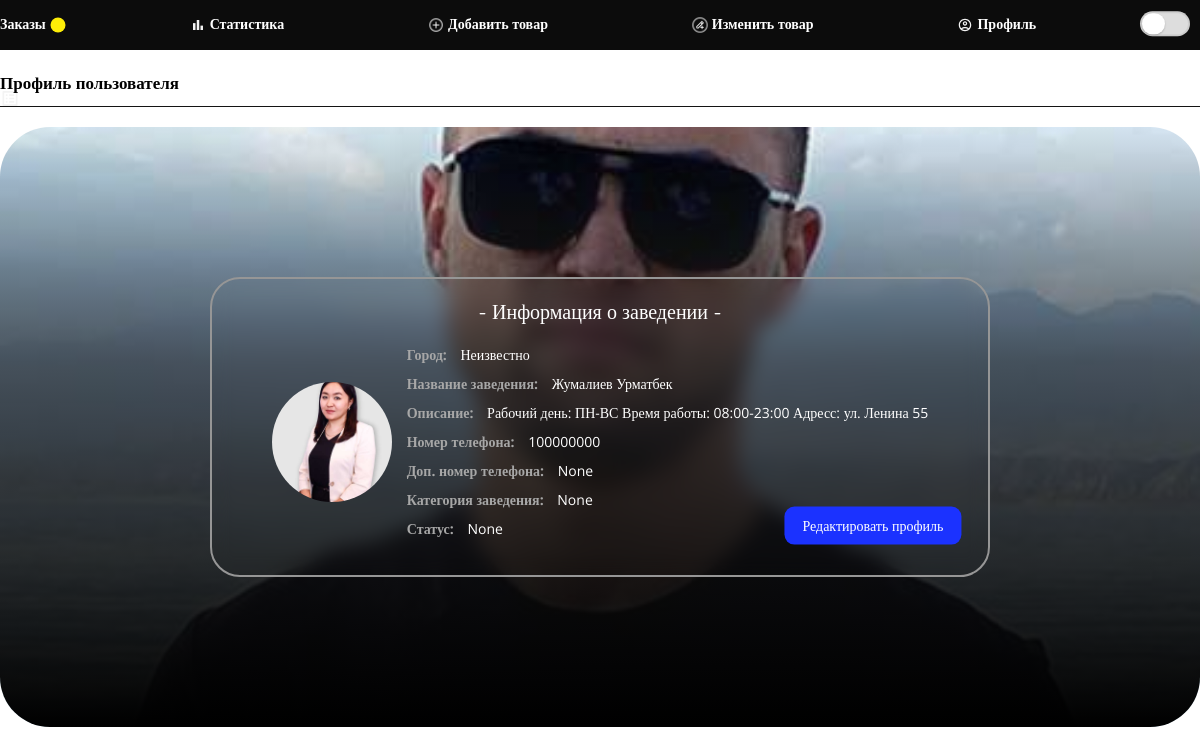
Before: /profile/ (signed in) with the older database file.
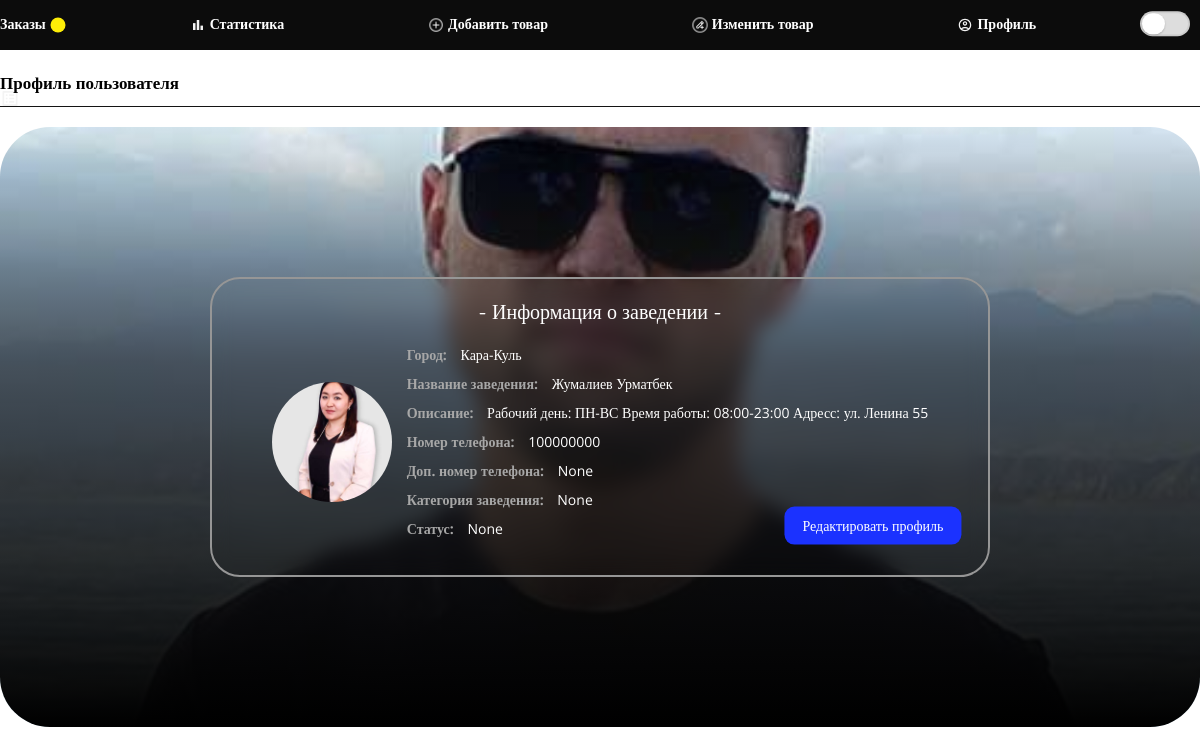
After: the same page with the newer database file.
### account/models.py (models this page shows, shortened)
class CustomUser(AbstractUser):
    city = models.CharField(
        max_length=50,
        choices=CITY,
        default="Неизвестно"
    )
    USER_TYPES = [
        ('ordinary_user', 'Обычный пользователь'),
        ('food_user', 'Пользователь еда'),
        ('shop_user', 'Пользователь магазин'),
        ('taxi_user', 'Водитель такси'),
        ('courier_user', 'Водитель курьер'),
        ('taxi_company_user', 'Владелец таксопарк'),
    ]
    user_type = models.CharField(max_length=20, choices=USER_TYPES, default='ordinary_user')
    user_name = models.CharField(max_length=25, blank=True, null=True)
    user_description = models.CharField(max_length=500, default=description_txt, blank=True, null=True)
    user_phone_number = models.DecimalField(max_digits=9, decimal_places=0, blank=True, null=True)
    user_phone_number2 = models.DecimalField(max_digits=9, decimal_places=0, blank=True, null=True)
    user_mbank_qr = models.ImageField(upload_to=user_mbank_qr_path, blank=True, null=True)
    user_rsk_qr = models.ImageField(upload_to=user_rsk_qr_path, blank=True, null=True)
    user_mbank_link = models.CharField(max_length=500, blank=True, null=True)
    user_obank_link = models.CharField(max_length=500, blank=True, null=True)
    user_rsk_link = models.CharField(max_length=500, blank=True, null=True)
    user_abank_link = models.CharField(max_length=500, blank=True, null=True)
    user_raiting = models.DecimalField(max_digits=3, decimal_places=1, blank=True, null=True)
    balance = models.DecimalField(max_digits=15, decimal_places=2, blank=True, null=True)
    CATEGORY_OF_EDUCATION = [
        ('', ''),
        ('Food', 'Еда'),
        ('Vegetables', 'Овощи'),
        ('Shop', 'Магазин'),
    ]
    category_of_education = models.CharField(max_length=20, choices=CATEGORY_OF_EDUCATION, default='', blank=True, null=True)
    SUB_CATEGORY_OF_EDUCATION = [
        ('', ''),
        ('Grocery', 'Продуктовый'),
        ('Vegetables', 'Электроника'),
        ('Clothes', 'Одежды'),
        ('Office', 'Канцелярия'),
    ]
    sub_category_of_education = models.CharField(max_length=20, choices=SUB_CATEGORY_OF_EDUCATION, blank=True, null=True, default='')
    USER_STATUS = [
        ('', ''),
        ('Online', 'Онлайн'),
        ('Offline', 'Оффлайн'),
    ]
    user_status = models.CharField(max_length=20, choices=USER_STATUS, default='', blank=True, null=True)
    user_logo = models.ImageField(upload_to=user_logo_path, blank=True, null=True)
    user_logo_mini = models.ImageField(upload_to=user_logo_mini_path, blank=True, null=True)
    USER_BLOCKED = [
        ('', ''),
        ('Yes', 'Да'),
        ('No', 'Нет'),
    ]
    user_blocked = models.CharField(max_length=20, choices=USER_BLOCKED, default='No')
    groups = models.ManyToManyField(
        Group,
        verbose_name='groups',
        blank=True,
        related_name='custom_user_set',  # Пример названия, которое можно выбрать
        related_query_name='user',
    )
    user_permissions = models.ManyToManyField(
        Permission,
        verbose_name='user permissions',
        blank=True,
        related_name='custom_user_set',  # Пример названия, которое можно выбрать
        related_query_name='user',
    )

### profile_info/views.py (the view)
# urls.py: path('profile/', profile_view, name='profile'),
@login_required  # Убедимся, что страница доступна только для авторизованных пользователей
def profile_view(request):
    user = request.user  # Получаем текущего авторизованного пользователя
    return render(request, 'profile/profile.html', {'user': user})

### templates/profile/profile.html (shortened to what this page needs)
{% extends 'basis/basis_admin.html' %}
{% block link %}
    <link rel="stylesheet" href="/static/css/profile.css">
{% endblock %}
{% block main %}
<main>
    <h1 class="title">Профиль пользователя</h1>
    <div class="profile-container">
        <div class="profile-background">
            <img class="profile-background-img" src="{{ user.user_logo.url }}" alt="User Logo"">
            <div class="profile-background-gradient"></div>
            <div class="profile-info">
                <h2>- Информация о заведении -</h2>
                <div class="profile-logo">
                    <img src="{{ user.user_logo_mini.url }}" alt="Mini Logo">
                </div>
                <div class="profile-info-text">
                    <p><span>Город:</span> {{ user.city }}</p>
                    <p><span>Название заведения:</span> {{ user.user_name }}</p>
                    <p><span>Описание:</span> {{ user.user_description }}</p>
                    <p><span>Номер телефона:</span> {{ user.user_phone_number }}</p>
                    <p><span>Доп. номер телефона:</span> {{ user.user_phone_number2 }}</p>
                    <p><span>Категория заведения:</span> {{ user.get_category_of_education_display }}</p>
                    <p><span>Статус:</span> {{ user.get_user_status_display }}</p>
                </div>
                <a class="profile-edit" href="{% url 'edit_profile' %}">Редактировать профиль</a>
            </div>
        </div>
    </div>
</main>
{% endblock %}

### templates/basis/basis_admin.html (shortened to what this page needs)
{% load static %}
<!DOCTYPE html>
<html lang="en">
<head>
    <link rel="stylesheet" href="/static/css/basis_admin.css">
    {% block link %}
    {% endblock %}
</head>
<body>
    <header>
        <div class="sub-header">
            <nav class="header-nav">
                <ul>
                    <li><a href="{% url 'orders' %}"> Заказы <p class="inProgressStatus">
                            </p></a></li>
                    <li><a href="{% url 'orders_chart' %}"><span class="orders_chart"></span> Статистика</a></li>
                    <li><a href="{% url 'add_food' %}"><span class="add_food"></span> Добавить товар</a></li>
                    <li><a href="{% url 'edit_menu' %}"><span class="edit-menu"></span> Изменить товар</a></li>
                    <li><a href="{% url 'profile' %}"><span class="profile"></span> Профиль</a></li>
                    {% if user.get_user_status_display == 'Онлайн' %}
                    <p class="online">Открыто</p>
                    <div class="cheked">
                        <div class="toggle">
                            <input type="checkbox" class="check" checked>
                            <b class="b switch"></b>
                            <b class="b track"></b>
                        </div>
                    </div>
                    {% else %}
                    <div class="cheked">
                        <div class="toggle">
                            <b class="b switch"></b>
                            <b class="b track"></b>
                        </div>
                    </div>
                    {% endif %}
                </ul>
            </nav>
        </div>
    </header>
    {% block main %}
    {% endblock %}
</body>
</html>

### static/css/basis_admin.css (style rules this page uses)
* { padding: 0; margin: 0; border: 0; }
*, *:before, *:after { box-sizing: border-box; }
nav, footer, header, aside { display: block; }
html, body { height: 100%; width: 100%; font-size: 100%; line-height: 1; font-size: 14px; -ms-text-size-adjust: 100%; -moz-text-size-adjust: 100%; -webkit-text-size-adjust: 100%; }
a, a:visited { text-decoration: none; }
ul li { list-style: none; }
img { vertical-align: top; }
h1, h2, h3, h4, h5, h6 { font-size: inherit; font-weight: 400; }
header { width: 100%; height: 50px; background-color: #0c0c0c; position: fixed; top: 0; z-index: 3; }
header .sub-header { max-width: 1280px; height: 100%; margin: 0 auto; }
header .sub-header .header-nav { width: 100%; height: 100%; }
header .sub-header .header-nav ul { width: 100%; height: 100%; display: flex; justify-content: space-between; align-items: center; position: relative; }
header .sub-header .header-nav ul p { position: absolute; left: 100%; top: 50%; transform: translate(0%, -50%); font-family: "Montserrat"; font-size: 13px; transition: all 0.3s ease 0s; font-weight: 600; z-index: 5; }
header .sub-header .header-nav ul .cheked .b { display: block; }
header .sub-header .header-nav ul .cheked .toggle { position: absolute; top: 50%; right: 0; transform: translate(-100%, 25%); width: 50px; height: 25px; background-color: #ddd; margin: -20px -40px; overflow: hidden; box-shadow: inset 0 0 2px 1px rgba(0, 0, 0, 0.05); border-radius: 20px; }
header .sub-header .header-nav ul .cheked .switch { position: absolute; left: 2px; top: 2px; bottom: 2px; right: 25px; background-color: #fff; z-index: 1; transition: 0.35s cubic-bezier(0.785, 0.135, 0.15, 0.86); transition-property: left, right; transition-delay: 0s, 0.05s; box-shadow: 0 1px 2px rgba(0, 0, 0, 0.2); border-radius: 20px; }
header .sub-header .header-nav ul .cheked .track { position: absolute; left: 0; top: 0; right: 0; bottom: 0; transition: 0.35s cubic-bezier(0.785, 0.135, 0.15, 0.86); box-shadow: inset 0 0 0 2px rgba(0, 0, 0, 0.05); border-radius: 20px; }
header .sub-header .header-nav ul li a { position: relative; display: inline-block; color: #fff; font-family: "Nunito"; font-size: 14px; transition: all 0.3s ease 0s; font-weight: 600; }
header .sub-header .header-nav ul li a span { position: absolute; top: 50%; left: 0; transform: translate(-130%, -50%); width: 15px; height: 15px; }
header .sub-header .header-nav ul li a .orders_chart { background: url("/static/icons/order-info.svg") center/cover no-repeat; }
header .sub-header .header-nav ul li a .add_food { background: url("/static/icons/add-button.png") center/cover no-repeat; }
header .sub-header .header-nav ul li a .edit-menu { background: url("/static/icons/edit-tools.png") center/cover no-repeat; }
header .sub-header .header-nav ul li a .profile { background: url("/static/icons/profile.svg") center/cover no-repeat; }
header .sub-header .header-nav ul li a .inProgressStatus { width: 15px; height: 15px; position: absolute; top: 50%; left: 100%; transform: translate(30%, -50%); font-size: 10px; background-color: #fded07; color: #000; text-align: center; border-radius: 50%; display: flex; align-items: center; justify-content: center; font-weight: 700; }

Changed rows visible on the page:
changed CustomUser "Жумалиев Урматбек": city "Неизвестно" → "Кара-Куль"
